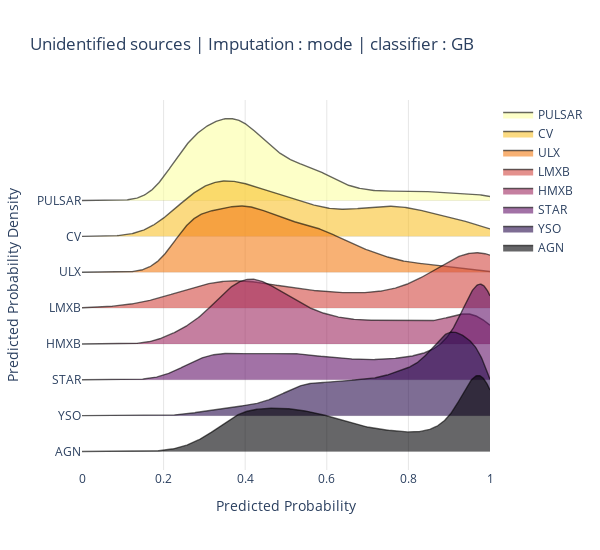

The notebook cell saved with this chart:
### Code cell
fig = ridgeplot(
    samples=sample,
    kde_points=np.linspace(0, 1, 500),
    colorscale="inferno",
    colormode="index",
    coloralpha=0.6,
    labels=cl,
    spacing = 3 / 8,
    xpad=0
)
fig.update_layout(
    title=f"Unidentified sources | Imputation : {d_name} | classifier : {m_name}",
    height=550,
    width=600,
    plot_bgcolor="rgba(255, 255, 255, 0.0)",
    xaxis_gridcolor="rgba(0, 0, 0, 0.1)",
    yaxis_gridcolor="rgba(0, 0, 0, 0.1)",
    xaxis_title="Predicted Probability",
    yaxis_title="Predicted Probability Density",
)

#fig.save('temp.png')
#fig.write_image(f'temp_res_comp/unid_prob_dist/{m_name}_{d_name}.jpg')
fig.show()

### Figure 1 — Plotly figure (JSON) as saved in the notebook; plotly's stock layout.template omitted (floating-point values rounded to 4 significant figures; data arrays with more than 128 entries replaced by an {"elided": "..."} marker saying what was removed)
{"data": [{"line": {"color": "rgba(0,0,0,0)", "width": 0}, "showlegend": false, "type": "scatter", "x": {"elided": "500 float values"}, "y": {"elided": "500 int values"}}, {"fill": "tonexty", "fillcolor": "rgba(252, 255, 164, 0.6)", "line": {"color": "rgba(0,0,0,0.6)", "width": 1.4}, "mode": "lines", "name": "PULSAR", "type": "scatter", "x": {"elided": "500 float values"}, "y": {"elided": "500 float values"}}, {"line": {"color": "rgba(0,0,0,0)", "width": 0}, "showlegend": false, "type": "scatter", "x": {"elided": "500 float values"}, "y": {"elided": "500 float values"}}, {"fill": "tonexty", "fillcolor": "rgba(248.14285714285714, 193.57142857142858, 45.28571428571429, 0.6)", "line": {"color": "rgba(0,0,0,0.6)", "width": 1.4}, "mode": "lines", "name": "CV", "type": "scatter", "x": {"elided": "500 float values"}, "y": {"elided": "500 float values"}}, {"line": {"color": "rgba(0,0,0,0)", "width": 0}, "showlegend": false, "type": "scatter", "x": {"elided": "500 float values"}, "y": {"elided": "500 float values"}}, {"fill": "tonexty", "fillcolor": "rgba(243.0, 126.42857142857146, 23.714285714285694, 0.6)", "line": {"color": "rgba(0,0,0,0.6)", "width": 1.4}, "mode": "lines", "name": "ULX", "type": "scatter", "x": {"elided": "500 float values"}, "y": {"elided": "500 float values"}}, {"line": {"color": "rgba(0,0,0,0)", "width": 0}, "showlegend": false, "type": "scatter", "x": {"elided": "500 float values"}, "y": {"elided": "500 float values"}}, {"fill": "tonexty", "fillcolor": "rgba(211.28571428571428, 73.28571428571426, 65.2857142857143, 0.6)", "line": {"color": "rgba(0,0,0,0.6)", "width": 1.4}, "mode": "lines", "name": "LMXB", "type": "scatter", "x": {"elided": "500 float values"}, "y": {"elided": "500 float values"}}, {"line": {"color": "rgba(0,0,0,0)", "width": 0}, "showlegend": false, "type": "scatter", "x": {"elided": "500 float values"}, "y": {"elided": "500 float values"}}, {"fill": "tonexty", "fillcolor": "rgba(158.57142857142856, 41.714285714285715, 97.85714285714286, 0.6)", "line": {"color": "rgba(0,0,0,0.6)", "width": 1.4}, "mode": "lines", "name": "HMXB", "type": "scatter", "x": {"elided": "500 float values"}, "y": {"elided": "500 float values"}}, {"line": {"color": "rgba(0,0,0,0)", "width": 0}, "showlegend": false, "type": "scatter", "x": {"elided": "500 float values"}, "y": {"elided": "500 float values"}}, {"fill": "tonexty", "fillcolor": "rgba(100.28571428571428, 21.142857142857142, 108.14285714285714, 0.6)", "line": {"color": "rgba(0,0,0,0.6)", "width": 1.4}, "mode": "lines", "name": "STAR", "type": "scatter", "x": {"elided": "500 float values"}, "y": {"elided": "500 float values"}}, {"line": {"color": "rgba(0,0,0,0)", "width": 0}, "showlegend": false, "type": "scatter", "x": {"elided": "500 float values"}, "y": {"elided": "500 float values"}}, {"fill": "tonexty", "fillcolor": "rgba(40.42857142857143, 12.0, 77.0, 0.6)", "line": {"color": "rgba(0,0,0,0.6)", "width": 1.4}, "mode": "lines", "name": "YSO", "type": "scatter", "x": {"elided": "500 float values"}, "y": {"elided": "500 float values"}}, {"line": {"color": "rgba(0,0,0,0)", "width": 0}, "showlegend": false, "type": "scatter", "x": {"elided": "500 float values"}, "y": {"elided": "500 float values"}}, {"fill": "tonexty", "fillcolor": "rgba(0, 0, 4, 0.6)", "line": {"color": "rgba(0,0,0,0.6)", "width": 1.4}, "mode": "lines", "name": "AGN", "type": "scatter", "x": {"elided": "500 float values"}, "y": {"elided": "500 float values"}}], "layout": {"height": 550, "hovermode": false, "legend": {"traceorder": "normal"}, "plot_bgcolor": "rgba(255, 255, 255, 0.0)", "title": {"text": "Unidentified sources | Imputation : mode | classifier : GB"}, "width": 600, "xaxis": {"gridcolor": "rgba(0, 0, 0, 0.1)", "range": [0, 1], "showgrid": true, "showticklabels": true, "title": {"text": "Predicted Probability"}, "zeroline": false}, "yaxis": {"gridcolor": "rgba(0, 0, 0, 0.1)", "showgrid": true, "showticklabels": true, "ticktext": ["PULSAR", "CV", "ULX", "LMXB", "HMXB", "STAR", "YSO", "AGN"], "tickvals": [0, -1.305, -2.609, -3.914, -5.219, -6.524, -7.828, -9.133], "title": {"text": "Predicted Probability Density"}, "zeroline": false}}}
